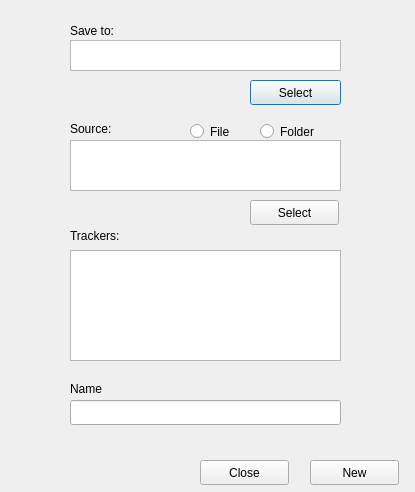
<?xml version="1.0" encoding="UTF-8"?>
<ui version="4.0">
 <class>MakeTorrentWindow</class>
 <widget class="QDialog" name="MakeTorrentWindow">
  <property name="geometry">
   <rect>
    <x>0</x>
    <y>0</y>
    <width>415</width>
    <height>492</height>
   </rect>
  </property>
  <property name="windowTitle">
   <string>New Torrent</string>
  </property>
  <widget class="QLabel" name="label_save">
   <property name="geometry">
    <rect>
     <x>70</x>
     <y>20</y>
     <width>61</width>
     <height>21</height>
    </rect>
   </property>
   <property name="text">
    <string>Save to:</string>
   </property>
  </widget>
  <widget class="QLabel" name="label_trackers">
   <property name="geometry">
    <rect>
     <x>70</x>
     <y>220</y>
     <width>111</width>
     <height>31</height>
    </rect>
   </property>
   <property name="text">
    <string>Trackers:</string>
   </property>
  </widget>
  <widget class="QRadioButton" name="radio_button_folder">
   <property name="geometry">
    <rect>
     <x>260</x>
     <y>120</y>
     <width>71</width>
     <height>23</height>
    </rect>
   </property>
   <property name="text">
    <string>Folder</string>
   </property>
  </widget>
  <widget class="QRadioButton" name="radio_button_file">
   <property name="geometry">
    <rect>
     <x>190</x>
     <y>120</y>
     <width>71</width>
     <height>23</height>
    </rect>
   </property>
   <property name="text">
    <string>File</string>
   </property>
  </widget>
  <widget class="QPushButton" name="push_button_save_location">
   <property name="geometry">
    <rect>
     <x>250</x>
     <y>80</y>
     <width>91</width>
     <height>25</height>
    </rect>
   </property>
   <property name="text">
    <string>Select</string>
   </property>
  </widget>
  <widget class="QTextEdit" name="text_edit_trackers">
   <property name="geometry">
    <rect>
     <x>70</x>
     <y>250</y>
     <width>271</width>
     <height>111</height>
    </rect>
   </property>
  </widget>
  <widget class="QTextBrowser" name="text_browser_save_location">
   <property name="geometry">
    <rect>
     <x>70</x>
     <y>40</y>
     <width>271</width>
     <height>31</height>
    </rect>
   </property>
  </widget>
  <widget class="QTextBrowser" name="text_browser_source">
   <property name="geometry">
    <rect>
     <x>70</x>
     <y>140</y>
     <width>271</width>
     <height>51</height>
    </rect>
   </property>
  </widget>
  <widget class="QPushButton" name="push_button_new">
   <property name="geometry">
    <rect>
     <x>310</x>
     <y>460</y>
     <width>89</width>
     <height>25</height>
    </rect>
   </property>
   <property name="text">
    <string>New</string>
   </property>
  </widget>
  <widget class="QLabel" name="label_name">
   <property name="geometry">
    <rect>
     <x>70</x>
     <y>380</y>
     <width>51</width>
     <height>17</height>
    </rect>
   </property>
   <property name="text">
    <string>Name</string>
   </property>
  </widget>
  <widget class="QLineEdit" name="line_edit_name">
   <property name="geometry">
    <rect>
     <x>70</x>
     <y>400</y>
     <width>271</width>
     <height>25</height>
    </rect>
   </property>
  </widget>
  <widget class="QPushButton" name="push_button_close">
   <property name="geometry">
    <rect>
     <x>200</x>
     <y>460</y>
     <width>89</width>
     <height>25</height>
    </rect>
   </property>
   <property name="text">
    <string>Close</string>
   </property>
  </widget>
  <widget class="QLabel" name="label_source">
   <property name="geometry">
    <rect>
     <x>70</x>
     <y>120</y>
     <width>67</width>
     <height>17</height>
    </rect>
   </property>
   <property name="text">
    <string>Source:</string>
   </property>
  </widget>
  <widget class="QPushButton" name="push_button_source">
   <property name="geometry">
    <rect>
     <x>250</x>
     <y>200</y>
     <width>89</width>
     <height>25</height>
    </rect>
   </property>
   <property name="text">
    <string>Select</string>
   </property>
  </widget>
 </widget>
 <resources/>
 <connections/>
</ui>
